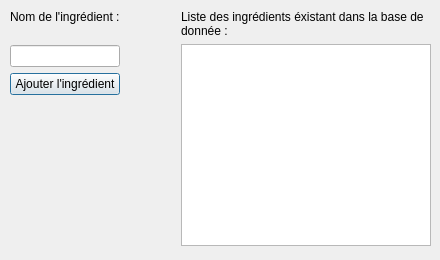
<?xml version="1.0" encoding="UTF-8"?>
<ui version="4.0">
 <class>IngredientDataBaseWindow</class>
 <widget class="QDialog" name="IngredientDataBaseWindow">
  <property name="geometry">
   <rect>
    <x>0</x>
    <y>0</y>
    <width>440</width>
    <height>260</height>
   </rect>
  </property>
  <property name="windowTitle">
   <string>Dialog</string>
  </property>
  <widget class="QWidget" name="layoutWidget">
   <property name="geometry">
    <rect>
     <x>10</x>
     <y>10</y>
     <width>421</width>
     <height>236</height>
    </rect>
   </property>
   <layout class="QHBoxLayout" name="horizontalLayout">
    <item>
     <layout class="QVBoxLayout" name="verticalLayout_2">
      <item>
       <layout class="QVBoxLayout" name="verticalLayout">
        <item>
         <widget class="QLabel" name="label_6">
          <property name="text">
           <string>Nom de l'ingrédient :</string>
          </property>
         </widget>
        </item>
        <item>
         <spacer name="verticalSpacer_2">
          <property name="orientation">
           <enum>Qt::Vertical</enum>
          </property>
          <property name="sizeType">
           <enum>QSizePolicy::Fixed</enum>
          </property>
          <property name="sizeHint" stdset="0">
           <size>
            <width>20</width>
            <height>15</height>
           </size>
          </property>
         </spacer>
        </item>
        <item>
         <widget class="QLineEdit" name="lineEditNameIngred"/>
        </item>
       </layout>
      </item>
      <item>
       <widget class="QPushButton" name="btnAddIngred">
        <property name="text">
         <string>Ajouter l'ingrédient</string>
        </property>
       </widget>
      </item>
      <item>
       <spacer name="verticalSpacer">
        <property name="orientation">
         <enum>Qt::Vertical</enum>
        </property>
        <property name="sizeHint" stdset="0">
         <size>
          <width>20</width>
          <height>40</height>
         </size>
        </property>
       </spacer>
      </item>
     </layout>
    </item>
    <item>
     <spacer name="horizontalSpacer">
      <property name="orientation">
       <enum>Qt::Horizontal</enum>
      </property>
      <property name="sizeHint" stdset="0">
       <size>
        <width>40</width>
        <height>20</height>
       </size>
      </property>
     </spacer>
    </item>
    <item>
     <layout class="QVBoxLayout" name="verticalLayout_3">
      <item>
       <widget class="QLabel" name="label_5">
        <property name="maximumSize">
         <size>
          <width>250</width>
          <height>16777215</height>
         </size>
        </property>
        <property name="text">
         <string>Liste des ingrédients éxistant dans la base de donnée : </string>
        </property>
        <property name="wordWrap">
         <bool>true</bool>
        </property>
       </widget>
      </item>
      <item>
       <widget class="ListWidget" name="listIngredDataBase">
        <property name="maximumSize">
         <size>
          <width>250</width>
          <height>16777215</height>
         </size>
        </property>
       </widget>
      </item>
     </layout>
    </item>
   </layout>
  </widget>
 </widget>
 <customwidgets>
  <customwidget>
   <class>ListWidget</class>
   <extends>QListWidget</extends>
   <header location="global">listwidget.h</header>
  </customwidget>
 </customwidgets>
 <resources/>
 <connections/>
</ui>
